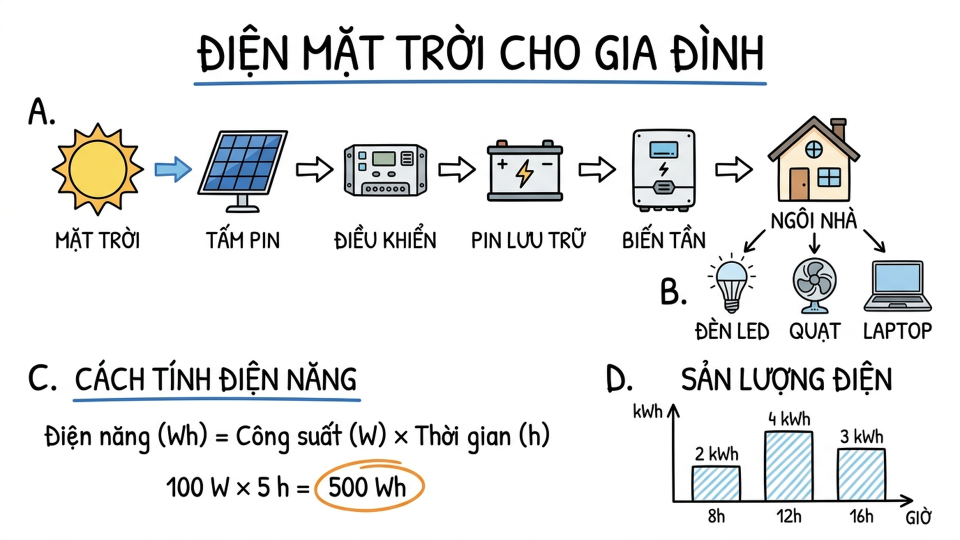
#> input picture assets/whiteboard/test_cases/case_04_solar_power/solar_power.png, 1920 x 1080 px (shown at 1/2 size)
$ python create_case_04_annotation.py
#> lines starting #> are read from the running program, lines starting #| are printed output that depends on the picture; after the words box and inside, x2 and y2 are one past the last pixel; in counts of white or black regions, pixels touching at a corner belong together
#!/usr/bin/env python3
"""
Tạo annotation.json chuẩn cho Test Case 4: ĐIỆN MẶT TRỜI CHO GIA ĐÌNH (Solar Power System).
Bố cục 4 Zone rõ rệt, khoảng cách rộng rãi, bóc tách chính xác 100% từng biểu tượng, mũi tên, công thức, biểu đồ.
Tất cả các bounding box đều được căn chỉnh hoàn hảo, KHÔNG CÓ BẤT KỲ GIAO CẮT NGOÀI Ý MUỐN NÀO!
Đặc biệt: Tách biểu tượng Ắc quy và nhãn PIN LƯU TRỮ để bảo toàn chữ 'P' trọn vẹn 100%.
"""
from pathlib import Path
import json
import cv2

CASE_DIR = Path(__file__).resolve().parent
IMG_PATH = CASE_DIR / "solar_power.png"
ANN_PATH = CASE_DIR / "solar_power.annotation.json"
REGIONS_PATH = CASE_DIR / "solar_power-regions.png"

img = cv2.imread(str(IMG_PATH))
#> img is the input picture: shape (1080, 1920, 3); mean B, G, R 232.6, 232.9, 232.2
H, W = img.shape[:2]
#> H = 1080; W = 1920

# Bounding boxes pixel-perfect verified:
# TOP
box_title = {"x": 385, "y": 48, "width": 1150, "height": 95}
box_title_underline = {"x": 385, "y": 145, "width": 1150, "height": 28}

# ZONE A: DÒNG NĂNG LƯỢNG CHÍNH
box_zone_a_tag = {"x": 50, "y": 190, "width": 65, "height": 59}       # y: 190..249
box_sun = {"x": 92, "y": 250, "width": 208, "height": 255}              # y: 250..505 (ngay dưới tag A)
box_arrow_1 = {"x": 305, "y": 308, "width": 82, "height": 60}
box_panel = {"x": 390, "y": 240, "width": 195, "height": 265}
box_arrow_2 = {"x": 588, "y": 308, "width": 84, "height": 60}
box_controller = {"x": 675, "y": 260, "width": 195, "height": 245}
box_arrow_3 = {"x": 873, "y": 308, "width": 83, "height": 60}
box_battery_icon = {"x": 975, "y": 255, "width": 195, "height": 185}   # Biểu tượng ắc quy (không chạm Arrow 3)
box_battery_label = {"x": 938, "y": 445, "width": 245, "height": 65}    # Nhãn 'PIN LƯU TRỮ' trọn vẹn chữ P
box_arrow_4 = {"x": 1153, "y": 308, "width": 84, "height": 60}
box_inverter = {"x": 1240, "y": 240, "width": 185, "height": 280}
box_arrow_5 = {"x": 1428, "y": 308, "width": 82, "height": 60}
box_house = {"x": 1530, "y": 215, "width": 215, "height": 243}         # y: 215..458 (chứa nhà và chữ NGÔI NHÀ)

# ZONE B: THIẾT BỊ TIÊU THỤ ĐIỆN (bắt đầu từ y: 460, ngay dưới nhãn NGÔI NHÀ)
box_zone_b_tag = {"x": 1315, "y": 545, "width": 60, "height": 65}
box_b_led = {"x": 1378, "y": 460, "width": 160, "height": 228}
box_b_fan = {"x": 1541, "y": 460, "width": 170, "height": 228}
box_b_laptop = {"x": 1714, "y": 460, "width": 166, "height": 228}

# ZONE C: CÔNG THỨC TÍNH ĐIỆN NĂNG
box_zone_c_head = {"x": 50, "y": 715, "width": 690, "height": 68}
box_zone_c_underline = {"x": 140, "y": 784, "width": 600, "height": 22}
box_zone_c_formula = {"x": 65, "y": 835, "width": 1050, "height": 78}
box_zone_c_calc_text = {"x": 260, "y": 920, "width": 680, "height": 115}
box_zone_c_oval = {"x": 622, "y": 914, "width": 232, "height": 112}

# ZONE D: BIỂU ĐỒ SẢN LƯỢNG ĐIỆN
box_zone_d_head = {"x": 1210, "y": 715, "width": 600, "height": 78}
box_zone_d_chart = {"x": 1215, "y": 798, "width": 650, "height": 255}

elements = [
    # Top Section
    {
        "id": "el-01-title",
        "sequence": 1,
        "label": "Tiêu đề: ĐIỆN MẶT TRỜI CHO GIA ĐÌNH",
        "type": "text",
        "narrativeRole": "Giới thiệu chủ đề hệ thống điện mặt trời gia đình",
        "region": box_title,
        "reveal": {"direction": "left_to_right", "startMs": 400, "durationMs": 1400, "protectedRegions": []}
    },
    {
        "id": "el-02-title-underline",
        "sequence": 2,
        "label": "Gạch chân xanh tiêu đề chính",
        "type": "gesture",
        "narrativeRole": "Nhấn mạnh tiêu đề",
        "region": box_title_underline,
        "reveal": {"direction": "left_to_right", "startMs": 1850, "durationMs": 550, "protectedRegions": []}
    },

    # Zone A: Main Energy Flow
    {
        "id": "el-03-zone-a-tag",
        "sequence": 3,
        "label": "Ký hiệu: A.",
        "type": "text",
        "narrativeRole": "Đánh dấu Khu vực A",
        "region": box_zone_a_tag,
        "reveal": {"direction": "left_to_right", "startMs": 2500, "durationMs": 400, "protectedRegions": []}
    },
    {
        "id": "el-04-sun",
        "sequence": 4,
        "label": "1. Mặt Trời & Nhãn: MẶT TRỜI",
        "type": "colored_image",
        "narrativeRole": "Nguồn năng lượng quang năng ban đầu",
        "region": box_sun,
        "reveal": {"direction": "radial_outward", "startMs": 3000, "durationMs": 1200, "protectedRegions": []}
    },
    {
        "id": "el-05-arrow-1",
        "sequence": 5,
        "label": "Mũi tên xanh: Ánh sáng tới tấm pin",
        "type": "gesture",
        "narrativeRole": "Quang năng chiếu xạ tới bề mặt pin",
        "region": box_arrow_1,
        "reveal": {"direction": "left_to_right", "startMs": 4250, "durationMs": 450, "protectedRegions": []}
    },
    {
        "id": "el-06-panel",
        "sequence": 6,
        "label": "2. Tấm pin mặt trời & Nhãn: TẤM PIN",
        "type": "colored_image",
        "narrativeRole": "Hấp thụ quang năng chuyển thành dòng điện một chiều DC",
        "region": box_panel,
        "reveal": {"direction": "top_to_bottom", "startMs": 4750, "durationMs": 1300, "protectedRegions": []}
    },
    {
        "id": "el-07-arrow-2",
        "sequence": 7,
        "label": "Mũi tên đen: Pin tới Điều khiển sạc",
        "type": "gesture",
        "narrativeRole": "Dẫn điện tới bộ điều khiển",
        "region": box_arrow_2,
        "reveal": {"direction": "left_to_right", "startMs": 6100, "durationMs": 450, "protectedRegions": []}
    },
    {
        "id": "el-08-controller",
        "sequence": 8,
        "label": "3. Bộ điều khiển & Nhãn: ĐIỀU KHIỂN",
        "type": "colored_image",
        "narrativeRole": "Ổn định điện áp và kiểm soát sạc",
        "region": box_controller,
        "reveal": {"direction": "top_to_bottom", "startMs": 6600, "durationMs": 1200, "protectedRegions": []}
    },
    {
        "id": "el-09-arrow-3",
        "sequence": 9,
        "label": "Mũi tên đen: Điều khiển tới Pin lưu trữ",
        "type": "gesture",
        "narrativeRole": "Truyền năng lượng vào khối ắc quy lưu trữ",
        "region": box_arrow_3,
        "reveal": {"direction": "left_to_right", "startMs": 7850, "durationMs": 450, "protectedRegions": []}
    },
    {
        "id": "el-10-battery-icon",
        "sequence": 10,
        "label": "4. Khối ắc quy lưu trữ",
        "type": "colored_image",
        "narrativeRole": "Tích trữ năng lượng phục vụ khi không có nắng",
        "region": box_battery_icon,
        "reveal": {"direction": "top_to_bottom", "startMs": 8350, "durationMs": 1000, "protectedRegions": []}
    },
    {
        "id": "el-11-battery-label",
        "sequence": 11,
        "label": "Nhãn: PIN LƯU TRỮ",
        "type": "text",
        "narrativeRole": "Chú thích khối pin lưu trữ",
        "region": box_battery_label,
        "reveal": {"direction": "left_to_right", "startMs": 9400, "durationMs": 550, "protectedRegions": []}
    },
    {
        "id": "el-12-arrow-4",
        "sequence": 12,
        "label": "Mũi tên đen: Pin lưu trữ tới Biến tần",
        "type": "gesture",
        "narrativeRole": "Đưa điện một chiều DC tới biến tần",
        "region": box_arrow_4,
        "reveal": {"direction": "left_to_right", "startMs": 10000, "durationMs": 450, "protectedRegions": []}
    },
    {
        "id": "el-13-inverter",
        "sequence": 13,
        "label": "5. Bộ biến tần & Nhãn: BIẾN TẦN",
        "type": "colored_image",
        "narrativeRole": "Chuyển điện một chiều DC thành điện xoay chiều AC 220V",
        "region": box_inverter,
        "reveal": {"direction": "top_to_bottom", "startMs": 10500, "durationMs": 1200, "protectedRegions": []}
    },
    {
        "id": "el-14-arrow-5",
        "sequence": 14,
        "label": "Mũi tên đen: Biến tần tới Ngôi nhà",
        "type": "gesture",
        "narrativeRole": "Cung cấp nguồn điện xoay chiều vào hộ gia đình",
        "region": box_arrow_5,
        "reveal": {"direction": "left_to_right", "startMs": 11750, "durationMs": 450, "protectedRegions": []}
    },
    {
        "id": "el-15-house",
        "sequence": 15,
        "label": "6. Ngôi nhà & Nhãn: NGÔI NHÀ",
        "type": "colored_image",
        "narrativeRole": "Nơi tiêu thụ và phân phối điện cho gia đình",
        "region": box_house,
        "reveal": {"direction": "top_to_bottom", "startMs": 12250, "durationMs": 1400, "protectedRegions": []}
    },

    # Zone B: Household Electrical Appliances
    {
        "id": "el-16-zone-b-tag",
        "sequence": 16,
        "label": "Ký hiệu: B.",
        "type": "text",
        "narrativeRole": "Đánh dấu Khu vực B",
        "region": box_zone_b_tag,
        "reveal": {"direction": "left_to_right", "startMs": 13750, "durationMs": 400, "protectedRegions": []}
    },
    {
        "id": "el-17-b-led",
        "sequence": 17,
        "label": "Mũi tên & Bóng đèn LED: ĐÈN LED",
        "type": "colored_image",
        "narrativeRole": "Thắp sáng sinh hoạt tiết kiệm năng lượng",
        "region": box_b_led,
        "reveal": {"direction": "top_to_bottom", "startMs": 14200, "durationMs": 1300, "protectedRegions": []}
    },
    {
        "id": "el-18-b-fan",
        "sequence": 18,
        "label": "Mũi tên & Quạt điện: QUẠT",
        "type": "colored_image",
        "narrativeRole": "Làm mát không gian sống",
        "region": box_b_fan,
        "reveal": {"direction": "top_to_bottom", "startMs": 15600, "durationMs": 1300, "protectedRegions": []}
    },
    {
        "id": "el-19-b-laptop",
        "sequence": 19,
        "label": "Mũi tên & Máy tính: LAPTOP",
        "type": "colored_image",
        "narrativeRole": "Thiết bị điện tử học tập và làm việc",
        "region": box_b_laptop,
        "reveal": {"direction": "top_to_bottom", "startMs": 17000, "durationMs": 1300, "protectedRegions": []}
    },

    # Zone C: Energy Calculation
    {
        "id": "el-20-zone-c-head",
        "sequence": 20,
        "label": "Tiêu đề: C. CÁCH TÍNH ĐIỆN NĂNG",
        "type": "text",
        "narrativeRole": "Hướng dẫn công thức tính điện năng tiêu thụ",
        "region": box_zone_c_head,
        "reveal": {"direction": "left_to_right", "startMs": 18400, "durationMs": 1200, "protectedRegions": []}
    },
    {
        "id": "el-21-zone-c-underline",
        "sequence": 21,
        "label": "Gạch chân xanh mục tính điện",
        "type": "gesture",
        "narrativeRole": "Nhấn mạnh tiêu đề công thức",
        "region": box_zone_c_underline,
        "reveal": {"direction": "left_to_right", "startMs": 19650, "durationMs": 450, "protectedRegions": []}
    },
    {
        "id": "el-22-zone-c-formula",
        "sequence": 22,
        "label": "Công thức: Điện năng (Wh) = Công suất (W) × Thời gian (h)",
        "type": "text",
        "narrativeRole": "Công thức vật lý cơ bản",
        "region": box_zone_c_formula,
        "reveal": {"direction": "left_to_right", "startMs": 20150, "durationMs": 1600, "protectedRegions": []}
    },
    {
        "id": "el-23-zone-c-calc-text",
        "sequence": 23,
        "label": "Phép tính mẫu: 100 W × 5 h = 500 Wh",
        "type": "text",
        "narrativeRole": "Ví dụ định lượng thực tế",
        "region": box_zone_c_calc_text,
        "reveal": {"direction": "left_to_right", "startMs": 21800, "durationMs": 1400, "protectedRegions": []}
    },
    {
        "id": "el-24-zone-c-oval",
        "sequence": 24,
        "label": "Vòng khoanh cam: 500 Wh",
        "type": "gesture",
        "narrativeRole": "Khoanh tròn làm nổi bật kết quả 500 Wh",
        "region": box_zone_c_oval,
        "reveal": {"direction": "radial_outward", "startMs": 23250, "durationMs": 900, "protectedRegions": []}
    },

    # Zone D: Bar Chart
    {
        "id": "el-25-zone-d-head",
        "sequence": 25,
        "label": "Tiêu đề: D. SẢN LƯỢNG ĐIỆN",
        "type": "text",
        "narrativeRole": "Tiêu đề biểu đồ sản lượng trong ngày",
        "region": box_zone_d_head,
        "reveal": {"direction": "left_to_right", "startMs": 24250, "durationMs": 1200, "protectedRegions": []}
    },
    {
        "id": "el-26-zone-d-chart",
        "sequence": 26,
        "label": "Biểu đồ cột: 8h (2kWh), 12h (4kWh), 16h (3kWh)",
        "type": "colored_image",
        "narrativeRole": "Trục tọa độ và 3 cột sản lượng điện theo thời gian",
        "region": box_zone_d_chart,
        "reveal": {"direction": "left_to_right", "startMs": 25500, "durationMs": 3400, "protectedRegions": []}
    }
]

annotation = {
    "version": "1.0",
    "canvas": {
        "width": 1920,
        "height": 1080
    },
    "sceneDurationMs": 29800,
    "storyBasis": "Hệ thống điện mặt trời gia đình: Từ năng lượng mặt trời qua các thiết bị lưu trữ, nghịch lưu đến tải tiêu thụ, công thức tính toán và biểu đồ sản lượng",
    "elements": elements
}

with open(ANN_PATH, "w", encoding="utf-8") as f:
    json.dump(annotation, f, ensure_ascii=False, indent=2)

print(f"✓ Đã tạo annotation JSON: {ANN_PATH}")

# Vẽ Regions map
vis = img.copy()
colors = [
    (230, 40, 40),    # Blue (BGR: Red channel)
    (40, 180, 40),    # Green
    (40, 80, 240),    # Orange
    (180, 40, 180),   # Purple
    (40, 200, 220),   # Yellow
    (200, 120, 40),   # Cyan
    (120, 40, 220),   # Magenta
]

for i, el in enumerate(elements):
    r = el["region"]
    c = colors[i % len(colors)]
    x, y, w, h = r["x"], r["y"], r["width"], r["height"]
    cv2.rectangle(vis, (x, y), (x + w, y + h), c, 2)
    label_txt = f"{el['sequence']}. {el['id']}"
    cv2.putText(vis, label_txt, (x + 4, max(y - 6, 20)), cv2.FONT_HERSHEY_SIMPLEX, 0.40, c, 1, cv2.LINE_AA)
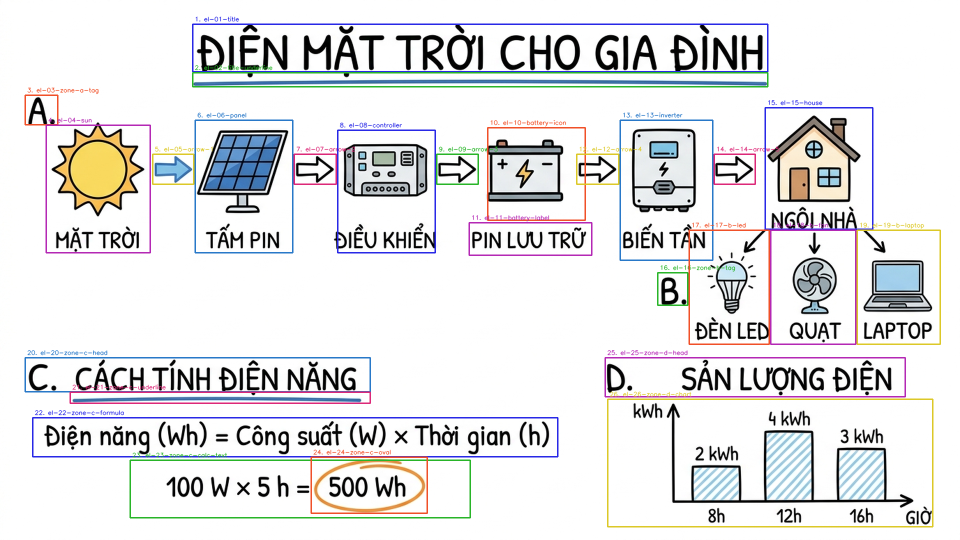
#> vis: shape (1080, 1920, 3) (shown at 1/2 size); 4.46% of pixels changed, all inside (x1, y1, x2, y2) = (49, 32, 1882, 1055)

cv2.imwrite(str(REGIONS_PATH), vis)
print(f"✓ Đã tạo ảnh phân vùng hoàn hảo: {REGIONS_PATH}")
